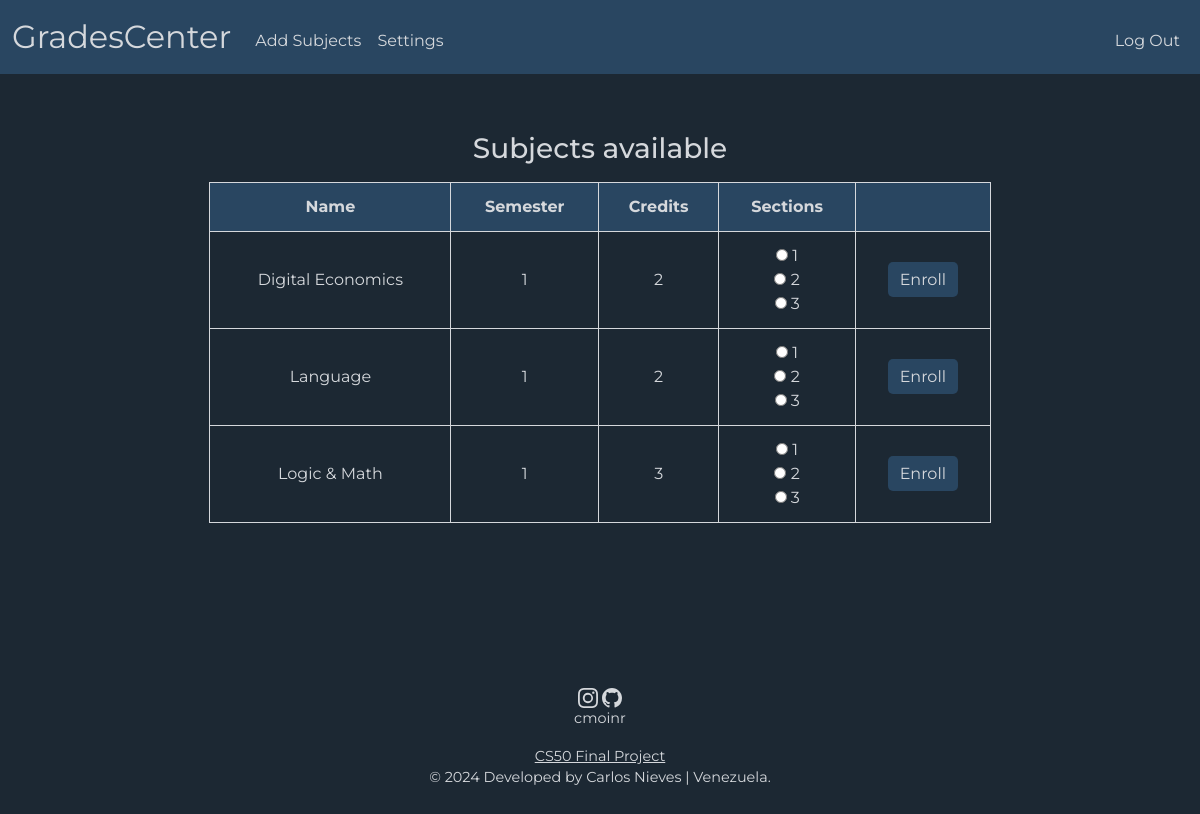
Page /add_subjects (signed in) on the committed database.
### tables this page shows
CREATE TABLE subjects (
    id VARCHAR(16),
    name TEXT NOT NULL,
    department_id VARCHAR(16) NOT NULL,
    semester INTEGER NOT NULL,
    credits INTEGER NOT NULL,
    sections INTEGER NOT NULL,
    PRIMARY KEY(id),
    FOREIGN KEY(department_id) REFERENCES departments(id) ON DELETE CASCADE
);

### app.py (the view)
@app.route("/add_subjects", methods=["GET", "POST"])
@login_required
def add_subjects():
    if request.method == "POST":
        adding = request.form.get("selected")
        section = request.form.get("selected_section")
        if not section:
            return apology("no section selected", 400, redirect_url="/add_subjects")
        teaching = db.execute("""
            SELECT sections.id, teaching.teacher_id
            FROM sections
            JOIN teaching ON sections.id = teaching.section_id
            WHERE sections.subject_id = ?
            AND sections.section_number = ?
            AND sections.period = ?
        """, adding, section, obtener_trimestre_actual())
        subjects = db.execute("""
            SELECT studying.student_id
            FROM sections
            JOIN studying ON sections.id = studying.section_id
            WHERE sections.subject_id = ?
            AND sections.period = ?
            AND studying.student_id = ?
        """, adding, obtener_trimestre_actual(), session["user_id"])
        if len(teaching) == 0:
            return apology("there's no teacher yet", 400, redirect_url="/add_subjects")
        elif len(subjects) == 1:
            return apology("registered subject", 400, redirect_url="/add_subjects")
        availability = db.execute("""
            SELECT COUNT(student_id) AS 'enrolled'
            FROM studying
            WHERE section_id = ?
        """, teaching[0]["id"])
        if availability[0]["enrolled"] >= 50:
            print(availability[0]["enrolled"])
            return apology("This section is full", 400, redirect_url="/add_subjects")
        else:
            db.execute("""
                INSERT INTO studying (student_id, section_id) VALUES (?, ?)
            """, session["user_id"], teaching[0]["id"])
            db.execute("""
                INSERT INTO grades (student_id, section_id, grade, teacher_id) VALUES (?, ?, ?, ?)
            """, session["user_id"], teaching[0]["id"], 0, teaching[0]["teacher_id"])
            flash("Subject added!", "success")
            return redirect("/student")
    else:
        subjects_available = db.execute("""
            SELECT subjects.id, subjects.name, subjects.semester, subjects.credits, subjects.sections
            FROM subjects
            JOIN students ON subjects.department_id = students.department_id
            WHERE students.id = ?
            EXCEPT
            SELECT subjects.id, subjects.name, subjects.semester, subjects.credits, subjects.sections
            FROM studying
            JOIN sections ON studying.section_id = sections.id
            JOIN subjects ON sections.subject_id = subjects.id
            JOIN grades ON studying.student_id = grades.student_id AND studying.section_id = grades.section_id
            JOIN teaching ON studying.section_id = teaching.section_id
            JOIN teachers ON teaching.teacher_id = teachers.id
            WHERE studying.student_id = ?
        """, session["user_id"], session["user_id"])
        return render_template("add_subjects.html", subjects_available=subjects_available)

### app.py (called while the page is built)
@app.after_request
def after_request(response):
    response.headers["Cache-Control"] = "no-cache, no-store, must-revalidate"
    response.headers["Expires"] = 0
    response.headers["Pragma"] = "no-cache"
    return response

### helpers.py (called while the page is built)
def login_required(f):
    @wraps(f)
    def decorated_function(*args, **kwargs):
        if session.get("user_id") is None:
            return redirect("/login")
        return f(*args, **kwargs)
    return decorated_function

### templates/add_subjects.html (shortened to what this page needs)
{% extends "layout.html" %}
{% block main %}
    <div class="mb-3">
        <h3>Subjects available</h3>
    </div>
    <div class="mb-3">
        <table>
            <thead>
                <tr class="high">
                    <th>Name</th>
                    <th>Semester</th>
                    <th>Credits</th>
                    <th>Sections</th>
                    <th></th>
                </tr>
            </thead>
            <tbody>
                {% for subject in subjects_available %}
                    <tr>
                        <td>{{ subject['name'] }}</td>
                        <td>{{ subject['semester'] }}</td>
                        <td>{{ subject['credits'] }}</td>
                        <form action="/add_subjects" method="POST">
                            <td>
                                {% for section in range(1, subject['sections'] + 1) %}
                                    <input type="radio" name="selected_section" value="{{ section }}" style="height: 12px; width: 12px;">
                                    {{ section }}
                                    <br>
                                {% endfor %}
                            </td>
                            <td>
                                <input class="enroll" type="submit" value="Enroll">
                            </td>
                        </form>
                    </tr>
                {% endfor %}
            </tbody>
        </table>
    </div>
{% endblock %}

### static/styles.css (style rules this page uses)
body { font-family: 'Montserrat', sans-serif; background-color:#1c2833; }
h3, h5, h6 { color: #d5d8dc; }
table { background-color: transparent; margin-bottom: 1rem; width: 70%; margin-left: auto; margin-right: auto; color: #d5d8dc; }
table th, table td { border: 1px solid #d5d8dc; padding: 0.75rem; vertical-align: middle; }
.high { background-color: #294661; border: 1px solid #d5d8dc; }
input { background-color: #294661; outline: none; border: none; border-radius: 5px; color: #d5d8dc; width: 200px; height: 35px; }
input::placeholder { color: #d5d8dcc2; }
.enroll { width: 70px; transition-duration: 0.5s; }

### rows in the picture
subjects: name "Digital Economics", semester "1", credits "2", section "1" "2" "3"
subjects: name "Language", semester "1", credits "2", section "1" "2" "3"
subjects: name "Logic & Math", semester "1", credits "3", section "1" "2" "3"
